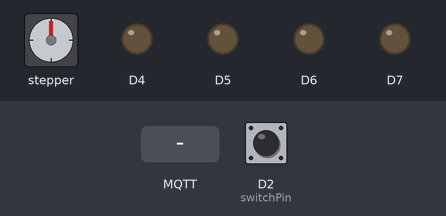
A sketch run on a simulated Arduino Uno R4 WiFi. On the bench: stepper motor, output pins drawn as LEDs (lit = HIGH). Inputs (shaded band) come from the test bench; at power-on: D2 (switchPin) HIGH. WiFi joins after 1.5 s; servers stay silent unless stated; no MQTT or app messages arrive unless stated; stepper angles assume 2048 steps per turn; what the sketch prints to the serial monitor is not drawn.

Above: at 2.7 s.
2.8 s: MQTT message "1" arrives on the first subscribed topic
At 5.7 s:
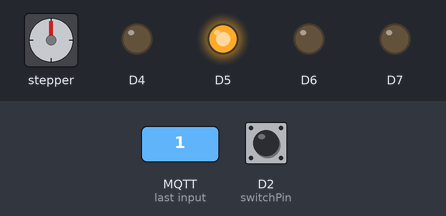
At 7.2 s:
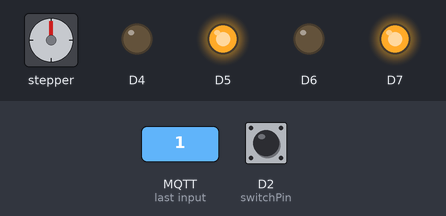
14.3 s: MQTT message "2" arrives on the first subscribed topic
At 19.1 s:
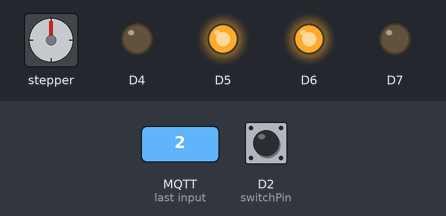
Timing chart, 0 to 20.8 s (numbered marks = the images above; inputs shaded):
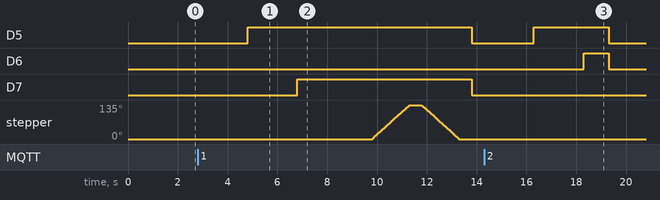

Measured:
- after the input at 2.8 s, D5: LOW → HIGH after 2.0 s, → LOW 9.0 s later; D7: LOW → HIGH after 4.0 s, → LOW 7.0 s later; stepper: turns 135° clockwise in 1.5 s, then 135° counter-clockwise in 1.5 s
- after the input at 14.3 s, D5: LOW → HIGH after 2.0 s, → LOW 3.0 s later; D6: LOW → HIGH after 4.0 s, → LOW 1.0 s later

The sketch:

AUr4wifi.ino
```cpp
#include <WiFiS3.h>
#include <PubSubClient.h>
#include <Stepper.h>  // Inclui a biblioteca para o motor de passo

// Configurações de WiFi
const char* ssid = "ASUS——W 3236"; // Substitua pelo SSID da sua rede WiFi
const char* password = "4680(N5ii"; // Substitua pela senha da sua rede WiFi

// Configurações do Broker MQTT
const char* mqtt_server = "10.10.0.57"; // Substitua pelo IP do seu broker MQTT

WiFiClient espClient;
PubSubClient client(espClient);

// Configurações do motor de passo
const int stepsPerRevolution = 2048; // Número de passos por revolução (para 28BYJ-48)
const int motorPin1 = 8;
const int motorPin2 = 9;
const int motorPin3 = 10;
const int motorPin4 = 11;
Stepper myStepper(stepsPerRevolution, motorPin1, motorPin3, motorPin2, motorPin4); // Inicializa a biblioteca Stepper

// Pino do microswitch
const int switchPin = 2;  // pino do microswitch

// Variável para monitorar o estado anterior do microswitch
bool lastSwitchState = HIGH;

// Função para ligar ao WiFi
void setup_wifi() {
  delay(10);
  Serial.println();
  Serial.print("Conectando-se a ");
  Serial.println(ssid);

  WiFi.begin(ssid, password);

  int retries = 0;
  while (WiFi.status() != WL_CONNECTED && retries < 20) {
    delay(500);
    Serial.print(".");
    retries++;
  }

  if (WiFi.status() == WL_CONNECTED) {
    Serial.println("");
    Serial.println("WiFi conectado");
    Serial.println("Endereço IP: ");
    Serial.println(WiFi.localIP());
  } else {
    Serial.println("Falha na conexão WiFi");
  }
}

// Função callback para lidar com mensagens recebidas
void callback(char* topic, byte* message, unsigned int length) {
  Serial.print("Mensagem recebida no tópico: ");
  Serial.print(topic);
  Serial.print(". Mensagem: ");
  String messageTemp;

  for (int i = 0; i < length; i++) {
    Serial.print((char)message[i]);
    messageTemp += (char)message[i];
  }
  Serial.println();

  if (messageTemp == "1") {
    modoOK();
  } else if (messageTemp == "2") {
    modoNOTOK();
  }

  // Publicar uma mensagem de resposta
  client.publish("22205245/anawen/device/recebeu", "Mensagem recebida com sucesso");
}

// Função para acender e apagar os LEDs (modoOK) e mover o motor de passo
void modoOK() {
  delay(2000);
  digitalWrite(4, LOW);
  digitalWrite(5, HIGH);
  delay(2000);  // Mantém os LEDs acesos por 2 segundos
  digitalWrite(7, HIGH);
  digitalWrite(6, LOW);

  // Movimentar o motor de passo para frente e para trás
  Serial.println("Movimentação do motor do modoOK");

  delay(3000);
  // Define a velocidade do motor (15 RPM)
  myStepper.setSpeed(15);

  // Mover o motor -135 graus (768 passos)
  myStepper.step(768);  // Gira o motor -135 graus
  Serial.println("Motor move para frente");

  delay(500);

   // Mover o motor -135 graus (768 passos)
  myStepper.step(-768);  // Gira o motor -135 graus
  Serial.println("Motor move volta para trás");

  delay(500);
  // Verifica se o microswitch foi pressionado
  int currentSwitchState = digitalRead(switchPin);
  if (currentSwitchState == LOW) {
    Serial.println("Microswitch pressionado - Motor para");
  }

  digitalWrite(5, LOW);
  digitalWrite(7, LOW);
}

// Função para acender e apagar os LEDs (modoNOTOK) sem mover o motor de passo
void modoNOTOK() {
  delay(2000);
  digitalWrite(4, LOW);
  digitalWrite(5, HIGH);
  delay(2000);  // Mantém os LEDs acesos por 2 segundos
  digitalWrite(7, LOW);
  digitalWrite(6, HIGH);

  // Simular a verificação do microswitch
  Serial.println("Simulação de verificação do microswitch para modoNOTOK");

 delay(1000);
  // Verifica se o microswitch foi pressionado
  int currentSwitchState = digitalRead(switchPin);
  if (currentSwitchState == LOW) {
    Serial.println("Microswitch pressionado - Ação parada");
  }


  digitalWrite(5, LOW);
  digitalWrite(6, LOW);
}

void reconnect() {
  // Loop até que o cliente esteja ligado com sucesso
  while (!client.connected()) {
    Serial.print("Tentando a conexão do MQTT... ||");
    // Tentando se conectar
    if (client.connect("ArduinoClient")) {
      Serial.println("... conectado ao MQTT");
      // Assinando o tópico
      client.subscribe("22205245/anawen/device/test");
    } else {
      Serial.print(" falhou, rc=");
      Serial.print(client.state());
      Serial.println(" tentando novamente em 5 segundos");
      // Esperar 5 segundos antes de tentar novamente
      delay(5000);
    }
  }
}

void setup() {
  Serial.begin(115200);
  while (!Serial) {
    ; // Espera a conexão da porta serial
  }

  if (WiFi.status() == WL_NO_SHIELD) {
    Serial.println("WiFi shield não encontrado");
    while (true); // Não continua se o shield não for encontrado
  }

  pinMode(4, OUTPUT);
  pinMode(5, OUTPUT);
  pinMode(6, OUTPUT);
  pinMode(7, OUTPUT);
  pinMode(switchPin, INPUT_PULLUP); // Configura o pino do microswitch

  setup_wifi();
  client.setServer(mqtt_server, 1883);
  client.setCallback(callback);

  reconnect();
}

void loop() {
  if (!client.connected()) {
    reconnect();
  }
  client.loop();
}
```
